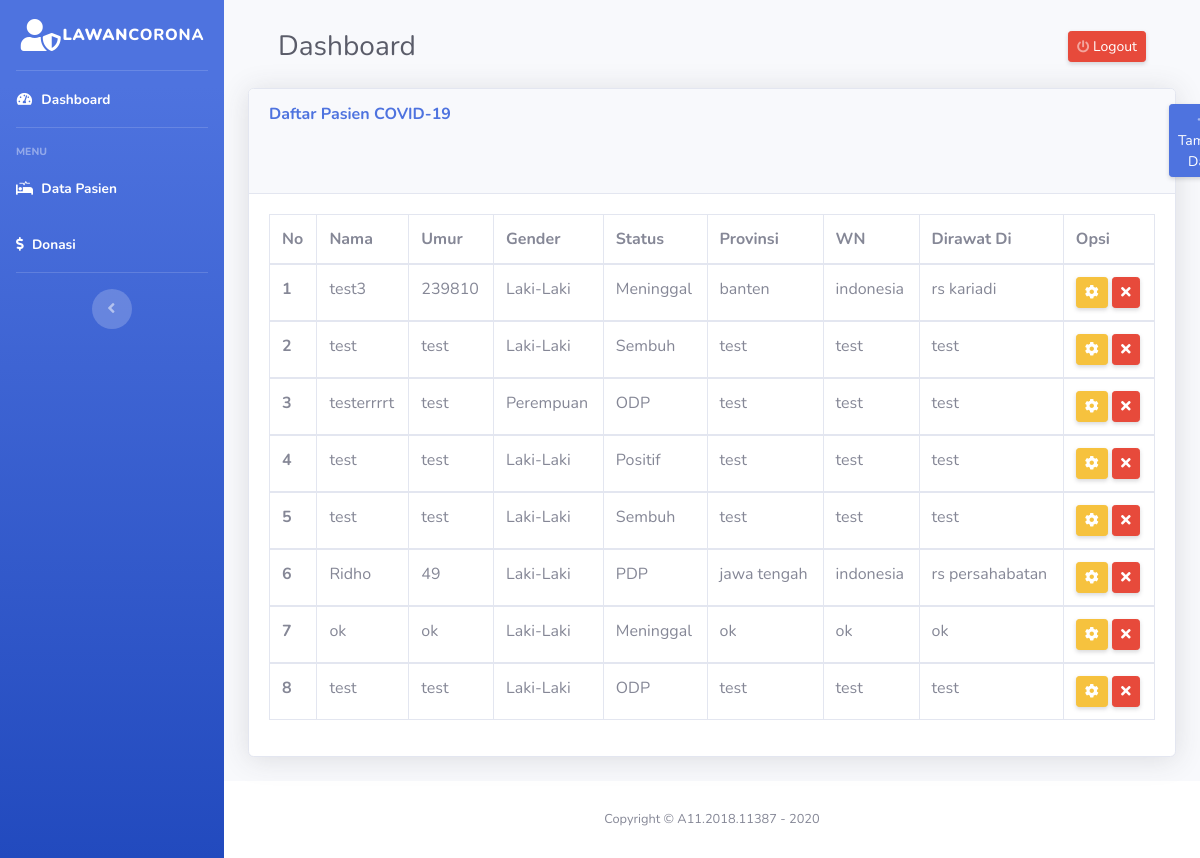
The app's page /admin/data.php (signed in) with its own data.
### tables this page shows
CREATE TABLE `tb_data_pasien` (
  `id` int(11) NOT NULL,
  `nama_pasien` varchar(100) NOT NULL,
  `umur_pasien` varchar(100) NOT NULL,
  `gender` varchar(10) NOT NULL,
  `status_pasien` varchar(10) NOT NULL,
  `provinsi` varchar(100) NOT NULL,
  `wn` varchar(10) NOT NULL,
  `rumah_sakit` varchar(100) NOT NULL
);

### admin/data.php (the view, shortened to what this page needs)
<!DOCTYPE html>
<html lang="en">
<head>
    <link href="http://maxcdn.bootstrapcdn.com/font-awesome/4.7.0/css/font-awesome.min.css" rel="stylesheet">
    <link rel="stylesheet" href="../assets/css/bootstrap.min.css">
    <link href="assets/vendor/fontawesome-free/css/all.min.css" rel="stylesheet" type="text/css">
    <link href="assets/css/sb-admin-2.min.css" rel="stylesheet">
</head>
<body id="page-top">
    <div id="wrapper">
        <?php include('sidebar.php'); ?>
        <div id="content-wrapper" class="d-flex flex-column">
            <div id="content">
                <div class="container-fluid">
                    <div class="d-sm-flex align-items-center justify-content-between mb-4" style="margin: 30px">
                        <h1 class="h3 mb-0 text-gray-800">Dashboard</h1>
                        <a href="logout.php" class="d-none d-sm-inline-block btn btn-sm btn-danger shadow-sm"><i class="fas fa-power-off fa-sm text-white-50"></i> Logout</a>
                    </div>
                    <div class="card shadow mb-4">
                        <div class="card-header py-3">
                            <h6 class="m-0 font-weight-bold text-primary">Daftar Pasien COVID-19</h6>
                            <a href="add.php" class="btn btn-sm btn-primary shadow-sm" style="margin: -20px 0 0 900px;"><i class="fas fa-plus fa-sm text-white-50"></i> Tambah Data</a>
                        </div>
                        <div class="card-body">
                            <?php
                            include('koneksi.php');
                            $query = "SELECT * FROM tb_data_pasien";
                            $sql = mysqli_query($conn, $query);
                            ?>
                            <table class="table table-bordered">
                                <thead>
                                    <tr>
                                        <th scope="col">No</th>
                                        <th scope="col">Nama</th>
                                        <th scope="col">Umur</th>
                                        <th scope="col">Gender</th>
                                        <th scope="col">Status</th>
                                        <th scope="col">Provinsi</th>
                                        <th scope="col">WN</th>
                                        <th scope="col">Dirawat Di</th>
                                        <th scope="col">Opsi</th>
                                    </tr>
                                </thead>
                                <?php
                                $i = 1;
                                while ($data = mysqli_fetch_array($sql)) {
                                ?>
                                    <tbody>
                                        <tr>
                                            <th scope="row"><?php echo $i; ?></th>
                                            <td><?php echo $data["nama_pasien"] ?></td>
                                            <td><?php echo $data["umur_pasien"]; ?></td>
                                            <td><?php echo $data["gender"] ?></td>
                                            <td><?php echo $data["status_pasien"] ?></td>
                                            <td><?php echo $data["provinsi"] ?></td>
                                            <td><?php echo $data["wn"] ?></td>
                                            <td><?php echo $data["rumah_sakit"] ?></td>
                                            <td>
                                                <a href="edit.php?id=<?php echo $data['id']; ?>" class="btn btn-sm btn-warning shadow-sm">
                                                    <i class="fas fa-cog"></i> </a>
                                                <a href="delete.php?id=<?php echo $data["id"]; ?>" class="btn btn-sm btn-danger shadow-sm" Onclick="return ConfirmDelete();">
                                                    <i class="fas fa-times"></i> </a>
                                            </td>
                                        </tr>
                                    </tbody>
                                <?php
                                    $i++;
                                }
                                ?>
                            </table>
                        </div>
                    </div>
                </div>
            </div>
</body>
<?php include('footer.php'); ?>
</html>

### records on screen
tb_data_pasien: nama_pasien "test3", umur_pasien "239810", gender "Laki-Laki", status_pasien "Meninggal", provinsi "banten", wn "indonesia", rumah_sakit "rs kariadi"
tb_data_pasien: nama_pasien "test", umur_pasien "test", gender "Laki-Laki", status_pasien "Sembuh", provinsi "test", wn "test", rumah_sakit "test"
tb_data_pasien: nama_pasien "testerrrrt", umur_pasien "test", gender "Perempuan", status_pasien "ODP", provinsi "test", wn "test", rumah_sakit "test"
tb_data_pasien: nama_pasien "test", umur_pasien "test", gender "Laki-Laki", status_pasien "Positif", provinsi "test", wn "test", rumah_sakit "test"
tb_data_pasien: nama_pasien "test", umur_pasien "test", gender "Laki-Laki", status_pasien "Sembuh", provinsi "test", wn "test", rumah_sakit "test"
tb_data_pasien: nama_pasien "Ridho", umur_pasien "49", gender "Laki-Laki", status_pasien "PDP", provinsi "jawa tengah", wn "indonesia", rumah_sakit "rs persahabatan"
tb_data_pasien: nama_pasien "ok", umur_pasien "ok", gender "Laki-Laki", status_pasien "Meninggal", provinsi "ok", wn "ok", rumah_sakit "ok"
tb_data_pasien: nama_pasien "test", umur_pasien "test", gender "Laki-Laki", status_pasien "ODP", provinsi "test", wn "test", rumah_sakit "test"
